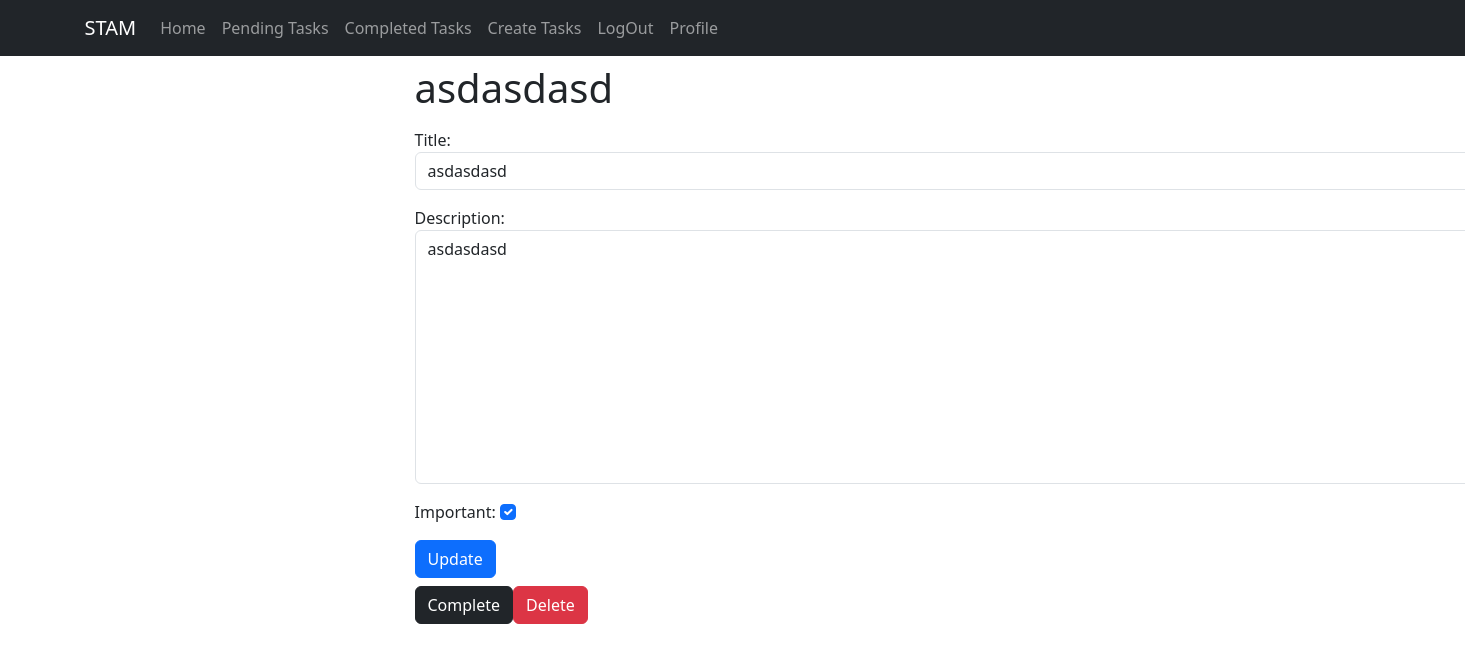
Screenshot of /tasks/11/ (signed in) with the database file from the repository.
### tasks/models.py (models this page shows, shortened)
class Task(models.Model):
    title = models.CharField(max_length=200)
    description = models.TextField(blank=True)
    created = models.DateTimeField(auto_now_add=True)
    datecompleted = models.DateTimeField(null=True, blank=True)
    important = models.BooleanField(default=False)
    user = models.ForeignKey(User, on_delete=models.CASCADE)

### tasks/views.py (the view, shortened to what this page needs)
# urls.py: path('tasks/<int:task_id>/', views.task_detail, name='task_detail'),
@login_required
def task_detail(request, task_id):
    if request.method == 'GET':
        task = get_object_or_404(Task, pk=task_id, user=request.user)
        form = TaskForm(instance=task)
        return render(request, 'task_detail.html',
                      {'task': task, 'form': form})

### tasks/forms.py
class TaskForm(forms.ModelForm):
    class Meta:
        model = Task
        fields = ['title', 'description','important']
        widgets = {
            'title': forms.TextInput(attrs={'class': 'form-control', 'placeholder': 'Write a Title'}),
            'description': forms.Textarea(attrs={'class': 'form-control', 'placeholder': 'Write a Description for the Task'}),
            'important': forms.CheckboxInput(attrs={'class': 'form-check-input text-center'})
        }

### tasks/templates/task_detail.html (shortened to what this page needs)
{% extends 'base.html' %}
{% block content %}
 <main class='container'>
   <div class="row">
    <div class="md-6 offset-md-3">
      <h1 class='text-secundary py-2'> {{ task.title }}</h1>
              <form method="POST">
                {{ form.as_p }}
               <button class="btn btn-primary">Update</button>
            </form>
        <div class='d-flex mt-2'>
            <form action="{% url 'complete_task' task.id %}" method="POST">
              <button class="btn btn-dark">Complete</button>
            </form>
              <form action="{% url 'delete_task' task.id %}" method="POST">
              <button class="btn btn-danger">Delete</button>
            </form>
        </div>
  </div>
  </div>
</main>
{% endblock %}

### rows the page displays
Task: title "asdasdasd", description "asdasdasd", important "☑"
